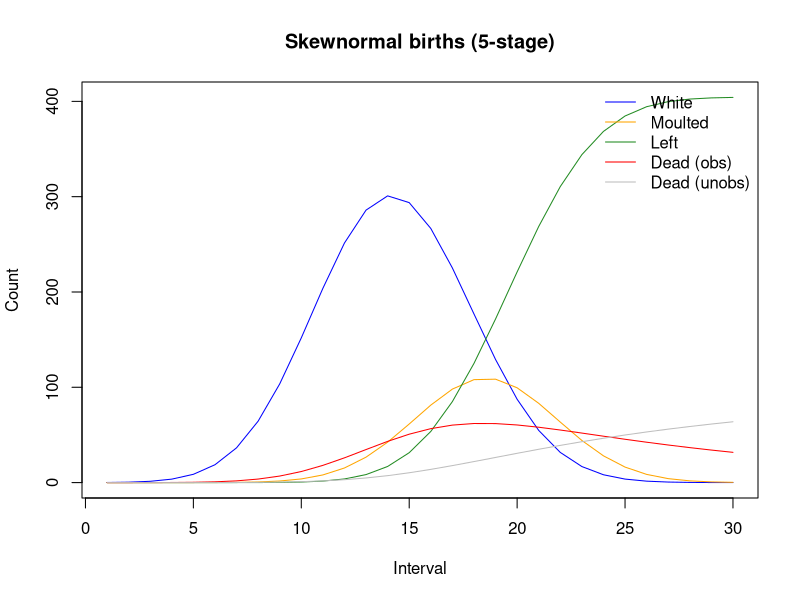

Reproduce this figure in R.
generate_obs <- function(
    seed = 21,
    ndays = 123,
    max.day.birth = 100,
    obsdays = seq(35, 100, by = 12),
    daysPerBin = 4,
    obsdays_bin = obsdays / daysPerBin,
    nIntervals_s =  floor(ndays / daysPerBin),
    nIntervals_c = 25,
    cohort_days = (1:nIntervals_c) * daysPerBin - 2,
    nborn = 500,
    mu.leave = 31.5,
    sd.leave = 5,
    mu.moult = 23,
    sd.moult = 5,
    skew.bday = 0,
    mu.bday = 45,
    sd.bday = 12,
    birth.type = c("skewnorm", "dirichlet"),
    obs.type= c('poisson', 'mvn'),
    pow = 0.95,
    pom = 0.92,
    pod= 0.95,
    pcm = 0.85,
    pcw = 0.92,
    use_pcw = F,  #include or exclude correct classification of whites 
    add_dead = TRUE
) {
  
  library(MASS)
  library(MCMCpack)
  library(sn)
  library(RColorBrewer)
  
  set.seed(seed)
  birth.type <- match.arg(birth.type)
  obs.type <- match.arg(obs.type)
  #------------------------------
  # Birth distribution
  #------------------------------
  if (birth.type == "skewnorm") {
    
    skewnormBDFunction <- function(mu, sigma, alpha, nsteps, days) {
      xvec <- numeric(nsteps)
      for (i in 1:nsteps) {
        xvec[i] <- exp(dsn(days[i], xi = mu, omega = sigma, alpha = alpha, log = TRUE))
      }
      return(xvec / sum(xvec))
    }
    
    Pb <- skewnormBDFunction(mu.bday, sd.bday, skew.bday, nIntervals_c, cohort_days)
    cohort.size <- nborn*Pb
    #cohort.size <- rmultinom(1, nborn, Pb)[, 1]
    #plot(cohort.size)
  } else if (birth.type == "dirichlet") {
    days.per.bin <- c(rep(4, 24), 5)
    rate <- 10
    nintervals <- length(days.per.bin)
    
    alpha.bday <- sapply(1:nintervals, function(i) {
      shape <- dnorm(i * days.per.bin[i], 45, 15) * 100 + 0.1
      rgamma(1, shape * rate, rate)
    })
    
    pb_binned <- rdirichlet(1, alpha.bday)[1, ]
    Pb <- pb_binned / sum(pb_binned)
    cohort.size <- nborn*Pb
    #cohort.size <- rmultinom(1, nborn, Pb)[, 1]
  }
  
  
  #cohort.size <- rmultinom(1, nborn, Pb)[, 1]
  
  #------------------------------
  # survival and state transitions
  #------------------------------
  hazFunction <- function(mu, std, nsteps, dstep) {
    hazprob <- numeric(nsteps)
    hazprob[1] <- pnorm(1 * dstep, mean = mu, sd = std)
    
    for (s in 2:nsteps) {
      upper <- pnorm(s * dstep, mean = mu, sd = std)
      lower <- pnorm((s - 1) * dstep, mean = mu, sd = std)
      denom <- 1 - lower
      prob <- upper - lower
      hazprob[s] <- if (denom < 1e-6) 1.0 else prob / denom
    }
    
    return(hazprob)
  }
  # 
  # hazFunction <- function(mu, std, nsteps, dstep) {
  #   prob <- numeric(nsteps)
  #   hazprob <- numeric(nsteps)
  #   for (s in 1:nsteps) {
  #     lower <- pnorm((s * dstep) - dstep, mu, std)
  #     upper <- pnorm(s * dstep, mu, std)
  #     prob[s] <- upper - lower
  #     denom <- 1 - lower
  #     # account fo small denominators
  #     hazprob[s] <- ifelse(denom < 1e-10, 0.95, prob[s] / denom)
  #   }
  #   hazprob
  # }
  
  # Hazard functions for Leave and Moult
  xzeta = hazFunction(mu.leave, sd.leave, nIntervals_s, daysPerBin)  # Leave hazard function
  xgamma = hazFunction(mu.moult, sd.moult, nIntervals_s, daysPerBin)  # Moult hazard function
  # plot(xzeta,type='l')
  # lines(xgamma,col='red')
  xphi <- plogis(4 + 0.1 * (0:(ndays)))  # Survival 
  xchi <- plogis(4)  # Carcass survival
  # plot(xphi,type='l')
  
  
  
  if (add_dead) {
    matarray <- array(0, dim = c(nIntervals_s, 5, 5)) 
    for (i in 1:nIntervals_s) {
      matarray[i, 1, 1] <- (xphi[(i-1)*daysPerBin+1]^daysPerBin * (1 - xgamma[i]) * (1 - xzeta[i]))  # W -> W #survive up to the current interval day
      matarray[i, 2, 1] <- (xphi[(i-1)*daysPerBin+1]^daysPerBin * xgamma[i] * (1 - xzeta[i]))        # W -> M
      matarray[i, 3, 1] <- (xphi[(i-1)*daysPerBin+1]^daysPerBin * xzeta[i])                             # W -> LA
      matarray[i, 4, 1] <- (1 - xphi[(i-1)*daysPerBin+1]^daysPerBin)                                    # W -> D
      
      matarray[i, 2, 2] <- (xphi[(i-1)*daysPerBin+1]^daysPerBin * (1 - xzeta[i]))  # M -> M
      matarray[i, 3, 2] <- (xphi[(i-1)*daysPerBin+1]^daysPerBin * xzeta[i])        # M -> LA
      matarray[i, 4, 2] <- (1 - xphi[(i-1)*daysPerBin+1]^daysPerBin)               # M -> D
      
      matarray[i, 4, 4] <- xchi^daysPerBin  # D -> D #survive as carcass for all days in interval
      matarray[i, 5, 4] <- (1 - xchi^daysPerBin)  # D -> LD
      
      matarray[i, 3, 3] <- 1  # LA is absorbing
      matarray[i, 5, 5] <- 1  # LD absorbing
    }
  } else {
    # If add_dead is F,  3 states
    matarray <- array(0, dim = c(nIntervals_s, 3, 3))  
    for (i in 1:nIntervals_s) {
      matarray[i, 1, 1] <- (1 - xgamma[i]) * (1 - xzeta[i])  # W -> W
      matarray[i, 2, 1] <- (xgamma[i] * (1 - xzeta[i]))      # W -> M
      matarray[i, 3, 1] <- xzeta[i]                          # W -> LA
      
      matarray[i, 2, 2] <- (1 - xzeta[i])                    # M -> M
      matarray[i, 3, 2] <- xzeta[i]                          # M -> LA
      
      matarray[i, 3, 3] <- 1  # LA is absorbing
    }
  }
  
  
  #------------------------------
  # Place cohorts over time
  #------------------------------
  stageN <- array(0, dim = c(nIntervals_s, ifelse(add_dead, 5, 3)))  
  for (c in 1:nIntervals_c) {
    cohort_vec <- rep(0, ifelse(add_dead, 5, 3))
    cohort_vec[1] <- cohort.size[c]  # all newly born cohorts start in stage 1
    
    for (s in c:nIntervals_s) {
      age <- s - c + 1  # age since birth (s-c) (1-based) so +1 is next age
      stageN[s, ] <- stageN[s, ] + cohort_vec           # track the cohort progression through stages at time s
      cohort_vec <- matarray[age, , ] %*% cohort_vec  # update the cohort's stage for the next interval
      
    }
  }
  
  
  #------------------------------
  # Observation process
  #------------------------------
  if (obs.type == "poisson") {
    obs_trans_mat <- array(0, dim = c(ifelse(add_dead, 5, 3), ifelse(add_dead, 4, 3)))  # 5 states for add_dead, 3 states for no dead
    
    # transition probabilities (adjust for 3 or 2 states as needed)
    if (use_pcw) {
      obs_trans_mat[1,1] <- pow * pcw                     # white -> white obs
      obs_trans_mat[1,2] <- pow * (1 - pcw)               # white -> moulting obs (misclassified)
    } else {
      obs_trans_mat[1,1] <- pow                           # white -> white obs
      obs_trans_mat[1,2] <- 0                             # white -> moulting obs (misclassified)
    }
    
    if (add_dead) {
      obs_trans_mat[1,4] <- 1 - pow                       # white -> dead obs
      obs_trans_mat[1,3] <- 0                             # white -> unobserved
      
      obs_trans_mat[2,1] <- pom * (1 - pcm)               # moulting -> white obs (misclassified)
      obs_trans_mat[2,2] <- pom * pcm                     # moulting -> moulting obs
      obs_trans_mat[2,3] <- 0                             # moulting -> dead obs
      obs_trans_mat[2,4] <- 1 - pom                       # moulting -> unobserved
      
      obs_trans_mat[3,1] <- 0                             # leave -> white obs
      obs_trans_mat[3,2] <- 0                             # leave -> moulting obs
      obs_trans_mat[3,3] <- 0                             # leave -> dead obs
      obs_trans_mat[3,4] <- 1                             # leave -> unobserved
      
      obs_trans_mat[4,1] <- 0                             # dead (obs) -> white obs
      obs_trans_mat[4,2] <- 0                             # dead (obs) -> moulting obs
      obs_trans_mat[4,3] <- pod                           # dead (obs) -> dead obs
      obs_trans_mat[4,4] <- 1 - pod                       # dead (obs) -> unobserved
      
      obs_trans_mat[5,1] <- 0                             # dead (unobs) -> white obs
      obs_trans_mat[5,2] <- 0                             # dead (unobs) -> moulting obs
      obs_trans_mat[5,3] <- 0                             # dead (unobs) -> dead obs
      obs_trans_mat[5,4] <- 1                             # dead (unobs) -> unobserved
    } else {
      # for 3 states (white, moulting, leave), just adjust to leave out dead states
      
      
      obs_trans_mat[1, 3] <- 1 - pow
      obs_trans_mat[2, 1] <- pom * (1 - pcm)
      obs_trans_mat[2, 2] <- pom * pcm
      obs_trans_mat[2, 3] <- 1 - pom
      obs_trans_mat[3, 3] <- 1
      
    }
    
    if (add_dead) {
      lambda_obs_vector <- array(0, dim = c(length(obsdays_bin), 4))  # 4 stages (white, moulted, left, dead(unobs))
      obs_vector <- matrix(0, nrow = length(obsdays_bin), ncol = 3)  # Obs classes: W , M, D
      
    } else {
      lambda_obs_vector <- array(0, dim = c(length(obsdays_bin), 3))  # 3 stages white,moulted,left 
      obs_vector <- matrix(0, nrow = length(obsdays_bin), ncol = 2)  # Obs classes: W & M
    }
    
    # Loop through each observation day
    for (obs in 1:length(obsdays)) {
      # obs=1
      if (add_dead) {
        #  Obs classes: W , M, D
        lambda_obs_vector[obs, ] <- stageN[obsdays_bin[obs], ] %*% obs_trans_mat
        obs_vector[obs, 1] <- rpois(1, lambda_obs_vector[obs, 1])  # observed white (W)
        obs_vector[obs, 2] <- rpois(1, lambda_obs_vector[obs, 2])  # observed moulted (M)
        obs_vector[obs, 3] <- rpois(1, lambda_obs_vector[obs, 3])  # observed dead (D)
      } else {
        # Obs classes: W & M
        lambda_obs_vector[obs, ] <- stageN[obsdays_bin[obs], ] %*% obs_trans_mat
        obs_vector[obs, 1] <- rpois(1, lambda_obs_vector[obs, 1])  # observed White (W)
        obs_vector[obs, 2] <- rpois(1, lambda_obs_vector[obs, 2])  # observed Moulted (M)
      }
    }
    
    
  } else if (obs.type == "mvn") {
    
    Ntot <- numeric(length(obsdays))
    Pw <- numeric(length(obsdays))
    Pm <- numeric(length(obsdays))
    
    Psi_w <- numeric(length(obsdays))
    Psi_m <- numeric(length(obsdays))
    
    if (add_dead) {
      Pd <- numeric(length(obsdays))
      Psi_d <- numeric(length(obsdays))
      
      var_white <- numeric(length(obsdays))
      var_moult <- numeric(length(obsdays))
      var_dead <- numeric(length(obsdays))
      
      covar_wm <- numeric(length(obsdays))
      covar_dw <- numeric(length(obsdays))
      covar_dm <- numeric(length(obsdays))
      
      cov_matrix <- array(0, dim = c(length(obsdays), 3, 3))
      mean_vector <- matrix(0, nrow = length(obsdays), ncol = 3)
      obs_vector <- matrix(0, nrow = length(obsdays), ncol = 3)
      
      for (obs in 1:length(obsdays)) {
        Ntot[obs] <- stageN[obsdays_bin[obs], 1] + stageN[obsdays_bin[obs], 2] + stageN[obsdays_bin[obs], 4]
        
        Pw[obs] <- stageN[obsdays_bin[obs], 1] / Ntot[obs]
        Pm[obs] <- stageN[obsdays_bin[obs], 2] / Ntot[obs]
        Pd[obs] <- stageN[obsdays_bin[obs], 4] / Ntot[obs]
        
        if (use_pcw) {
          Psi_w[obs] <- Pw[obs] * pow * pcw + Pm[obs] * pom * (1 - pcm)
          Psi_m[obs] <- Pm[obs] * pom * pcm + Pw[obs] * pow * (1 - pcw)
        } else {
          Psi_w[obs] <- Pw[obs] * pow + Pm[obs] * pom * (1 - pcm)
          Psi_m[obs] <- Pm[obs] * pom * pcm
        }
        Psi_d[obs] <- Pd[obs] * pod
        
        var_white[obs] <- Ntot[obs] * Psi_w[obs] * (1 - Psi_w[obs])
        var_moult[obs] <- Ntot[obs] * Psi_m[obs] * (1 - Psi_m[obs])
        var_dead[obs]  <- Ntot[obs] * Psi_d[obs] * (1 - Psi_d[obs])
        
        covar_wm[obs] <- -Ntot[obs] * Psi_w[obs] * Psi_m[obs]
        covar_dw[obs] <- -Ntot[obs] * Psi_w[obs] * Psi_d[obs]
        covar_dm[obs] <- -Ntot[obs] * Psi_m[obs] * Psi_d[obs]
        
        cov_matrix[obs, , ] <- matrix(c(
          var_white[obs], covar_wm[obs], covar_dw[obs],
          covar_wm[obs], var_moult[obs], covar_dm[obs],
          covar_dw[obs], covar_dm[obs], var_dead[obs]
        ), nrow = 3, byrow = TRUE)
        
        mean_vector[obs, ] <- c(
          Ntot[obs] * Psi_w[obs],
          Ntot[obs] * Psi_m[obs],
          Ntot[obs] * Psi_d[obs]
        )
        
        obs_vector[obs, ] <- MASS::mvrnorm(1, mean_vector[obs, ], cov_matrix[obs, , ])
      }
      
    } else {
      var_white <- numeric(length(obsdays))
      var_moult <- numeric(length(obsdays))
      covar_wm <- numeric(length(obsdays))
      
      cov_matrix <- array(0, dim = c(length(obsdays), 2, 2))
      mean_vector <- matrix(0, nrow = length(obsdays), ncol = 2)
      obs_vector <- matrix(0, nrow = length(obsdays), ncol = 2)
      
      for (obs in 1:length(obsdays)) {
        Ntot[obs] <- stageN[obsdays_bin[obs], 1] + stageN[obsdays_bin[obs], 2]
        
        Pw[obs] <- stageN[obsdays_bin[obs], 1] / Ntot[obs]
        Pm[obs] <- stageN[obsdays_bin[obs], 2] / Ntot[obs]
        
        if (use_pcw) {
          Psi_w[obs] <- Pw[obs] * pow * pcw + Pm[obs] * pom * (1 - pcm)
          Psi_m[obs] <- Pm[obs] * pom * pcm + Pw[obs] * pow * (1 - pcw)
        } else {
          Psi_w[obs] <- Pw[obs] * pow + Pm[obs] * pom * (1 - pcm)
          Psi_m[obs] <- Pm[obs] * pom * pcm
        }
        
        var_white[obs] <- Ntot[obs] * Psi_w[obs] * (1 - Psi_w[obs])
        var_moult[obs] <- Ntot[obs] * Psi_m[obs] * (1 - Psi_m[obs])
        covar_wm[obs]  <- -Ntot[obs] * Psi_w[obs] * Psi_m[obs]
        
        cov_matrix[obs, , ] <- matrix(c(
          var_white[obs], covar_wm[obs],
          covar_wm[obs], var_moult[obs]
        ), nrow = 2, byrow = TRUE)
        
        mean_vector[obs, ] <- c(
          Ntot[obs] * Psi_w[obs],
          Ntot[obs] * Psi_m[obs]
        )
        
        obs_vector[obs, ] <- MASS::mvrnorm(1, mean_vector[obs, ], cov_matrix[obs, , ])
      }
    }
  }
  return(list(
    Pb = Pb,
    cohort.size = cohort.size,
    obs_vector = obs_vector,
    stageN=stageN,
    lambda_obs_vector = lambda_obs_vector,
    obsdays = obsdays
  ))
  
}




# Skewnormal births
sim.skew_pois5 <- generate_obs(birth.type = "skewnorm",obs.type='poisson',use_pcw = F,add_dead =T)
sim.skew_pois5$obs_vector
# sim.skew_pois3 <- generate_obs(birth.type = "skewnorm",obs.type='poisson',use_pcw = F,add_dead =F)
# sim.skew_pois3$obs_vector
# 
# 
# sim.skew_mvn5<- generate_obs(birth.type = "skewnorm",obs.type='mvn',use_pcw = F,add_dead =T)
# sim.skew_mvn5$obs_vector
# sim.skew_mvn3<- generate_obs(birth.type = "skewnorm",obs.type='mvn',use_pcw = F,add_dead =F)
# sim.skew_mvn3$obs_vector
# 
# #PCW - adding correct classification of whites
# skew5poisPCW<- generate_obs(birth.type = "skewnorm",obs.type='poisson',use_pcw = T,add_dead =T)
# skew5poisPCW$obs_vector
# skew3poisPCW <- generate_obs(birth.type = "skewnorm",obs.type='poisson',use_pcw = T,add_dead =F)
# skew3poisPCW$obs_vector


par(mfrow = c(1, 1))
plot_sim_stages <- function(sim, stages, main = "Simulated stages") {
  mat <- sim$stageN
  if (stages == 3) {
    cols <- c("blue", "orange", "forestgreen")
    labels <- c("White", "Moulted", "Left")
  } 
  else if (stages == 5) {
    cols <- c("blue", "orange", "forestgreen", "red", "gray")
    labels <- c("White", "Moulted", "Left", "Dead (obs)", "Dead (unobs)")
  }
  # first stage
  plot(mat[, 1], type = 'l', col = cols[1], ylim = c(0, max(mat, na.rm = TRUE)),
       ylab = "Count", xlab = "Interval", main = main)
  #remaining stages
  for (i in 2:stages) {
    lines(mat[, i], col = cols[i])
  }
  legend("topright", legend = labels, col = cols, lty = 1, bty = "n")
}


plot_sim_stages(sim.skew_pois5, stages = 5, main =  "Skewnormal births (5-stage)")
#plot_sim_stages(sim.skew_pois3, stages = 3, main =  "Skewnormal births (3-stage)")

#
# Skewnormal true mu.bday: 

# mu_target <- 45
# alpha <- 2  # skew.bday
# sigma <- 12  # sd.bday
# 
# # Calculate the location parameter (mu)
# mu_bday <- mu_target - (alpha * sigma / sqrt(1 + alpha^2))
# 45 - (2 * 12 / sqrt(1 + 2^2))
